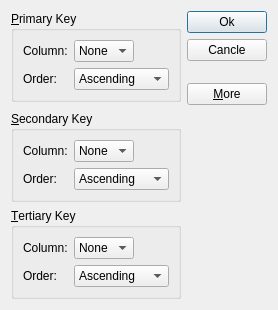
<?xml version="1.0" encoding="UTF-8"?>
<ui version="4.0">
 <class>SortDialog</class>
 <widget class="QDialog" name="SortDialog">
  <property name="geometry">
   <rect>
    <x>0</x>
    <y>0</y>
    <width>254</width>
    <height>310</height>
   </rect>
  </property>
  <property name="windowTitle">
   <string>Sort</string>
  </property>
  <layout class="QGridLayout" name="gridLayout_4">
   <item row="0" column="0">
    <widget class="QGroupBox" name="groupBox_1">
     <property name="title">
      <string>&amp;Primary Key</string>
     </property>
     <layout class="QGridLayout" name="gridLayout">
      <item row="0" column="1">
       <widget class="QComboBox" name="comboBoxColumn_1">
        <item>
         <property name="text">
          <string>None</string>
         </property>
        </item>
       </widget>
      </item>
      <item row="2" column="0">
       <widget class="QLabel" name="label_2">
        <property name="text">
         <string>Order:</string>
        </property>
       </widget>
      </item>
      <item row="0" column="0">
       <widget class="QLabel" name="label">
        <property name="text">
         <string>Column:</string>
        </property>
       </widget>
      </item>
      <item row="2" column="1" colspan="2">
       <widget class="QComboBox" name="comboBox_2">
        <item>
         <property name="text">
          <string>Ascending</string>
         </property>
        </item>
        <item>
         <property name="text">
          <string>Descending</string>
         </property>
        </item>
       </widget>
      </item>
      <item row="0" column="2">
       <spacer name="horizontalSpacer">
        <property name="orientation">
         <enum>Qt::Horizontal</enum>
        </property>
        <property name="sizeHint" stdset="0">
         <size>
          <width>40</width>
          <height>20</height>
         </size>
        </property>
       </spacer>
      </item>
     </layout>
    </widget>
   </item>
   <item row="1" column="0">
    <spacer name="verticalSpacer_2">
     <property name="orientation">
      <enum>Qt::Vertical</enum>
     </property>
     <property name="sizeHint" stdset="0">
      <size>
       <width>20</width>
       <height>0</height>
      </size>
     </property>
    </spacer>
   </item>
   <item row="2" column="0">
    <widget class="QGroupBox" name="groupBox_2">
     <property name="title">
      <string>&amp;Secondary Key</string>
     </property>
     <layout class="QGridLayout" name="gridLayout_2">
      <item row="0" column="0">
       <widget class="QLabel" name="label_3">
        <property name="text">
         <string>Column:</string>
        </property>
       </widget>
      </item>
      <item row="0" column="1">
       <widget class="QComboBox" name="comboBoxColumn_2">
        <item>
         <property name="text">
          <string>None</string>
         </property>
        </item>
       </widget>
      </item>
      <item row="1" column="0">
       <widget class="QLabel" name="label_4">
        <property name="text">
         <string>Order:</string>
        </property>
       </widget>
      </item>
      <item row="1" column="1" colspan="2">
       <widget class="QComboBox" name="comboBox_4">
        <item>
         <property name="text">
          <string>Ascending</string>
         </property>
        </item>
        <item>
         <property name="text">
          <string>Descending</string>
         </property>
        </item>
       </widget>
      </item>
      <item row="0" column="2">
       <spacer name="horizontalSpacer_2">
        <property name="orientation">
         <enum>Qt::Horizontal</enum>
        </property>
        <property name="sizeHint" stdset="0">
         <size>
          <width>40</width>
          <height>20</height>
         </size>
        </property>
       </spacer>
      </item>
     </layout>
    </widget>
   </item>
   <item row="3" column="0">
    <widget class="QGroupBox" name="groupBox_3">
     <property name="title">
      <string>&amp;Tertiary Key</string>
     </property>
     <layout class="QGridLayout" name="gridLayout_3">
      <item row="0" column="0">
       <widget class="QLabel" name="label_5">
        <property name="text">
         <string>Column:</string>
        </property>
       </widget>
      </item>
      <item row="0" column="1">
       <widget class="QComboBox" name="comboBoxColumn_3">
        <item>
         <property name="text">
          <string>None</string>
         </property>
        </item>
       </widget>
      </item>
      <item row="1" column="0">
       <widget class="QLabel" name="label_6">
        <property name="text">
         <string>Order:</string>
        </property>
       </widget>
      </item>
      <item row="1" column="1" colspan="2">
       <widget class="QComboBox" name="comboBox_6">
        <item>
         <property name="text">
          <string>Ascending</string>
         </property>
        </item>
        <item>
         <property name="text">
          <string>Descending</string>
         </property>
        </item>
       </widget>
      </item>
      <item row="0" column="2">
       <spacer name="horizontalSpacer_3">
        <property name="orientation">
         <enum>Qt::Horizontal</enum>
        </property>
        <property name="sizeHint" stdset="0">
         <size>
          <width>40</width>
          <height>20</height>
         </size>
        </property>
       </spacer>
      </item>
     </layout>
    </widget>
   </item>
   <item row="0" column="1" rowspan="2">
    <layout class="QVBoxLayout" name="verticalLayout">
     <item>
      <widget class="QPushButton" name="btnOk">
       <property name="text">
        <string>Ok</string>
       </property>
       <property name="default">
        <bool>true</bool>
       </property>
      </widget>
     </item>
     <item>
      <widget class="QPushButton" name="btnCancle">
       <property name="text">
        <string>Cancle</string>
       </property>
      </widget>
     </item>
     <item>
      <spacer name="verticalSpacer">
       <property name="orientation">
        <enum>Qt::Vertical</enum>
       </property>
       <property name="sizeHint" stdset="0">
        <size>
         <width>20</width>
         <height>0</height>
        </size>
       </property>
      </spacer>
     </item>
     <item>
      <widget class="QPushButton" name="btnMore">
       <property name="text">
        <string>&amp;More</string>
       </property>
       <property name="checkable">
        <bool>true</bool>
       </property>
      </widget>
     </item>
    </layout>
   </item>
  </layout>
 </widget>
 <tabstops>
  <tabstop>comboBoxColumn_1</tabstop>
  <tabstop>comboBox_2</tabstop>
  <tabstop>comboBoxColumn_2</tabstop>
  <tabstop>comboBox_4</tabstop>
  <tabstop>comboBoxColumn_3</tabstop>
  <tabstop>comboBox_6</tabstop>
  <tabstop>btnOk</tabstop>
  <tabstop>btnCancle</tabstop>
  <tabstop>btnMore</tabstop>
 </tabstops>
 <resources/>
 <connections>
  <connection>
   <sender>btnOk</sender>
   <signal>clicked()</signal>
   <receiver>SortDialog</receiver>
   <slot>accept()</slot>
   <hints>
    <hint type="sourcelabel">
     <x>216</x>
     <y>23</y>
    </hint>
    <hint type="destinationlabel">
     <x>55</x>
     <y>98</y>
    </hint>
   </hints>
  </connection>
  <connection>
   <sender>btnCancle</sender>
   <signal>clicked()</signal>
   <receiver>SortDialog</receiver>
   <slot>reject()</slot>
   <hints>
    <hint type="sourcelabel">
     <x>229</x>
     <y>49</y>
    </hint>
    <hint type="destinationlabel">
     <x>112</x>
     <y>108</y>
    </hint>
   </hints>
  </connection>
  <connection>
   <sender>btnMore</sender>
   <signal>toggled(bool)</signal>
   <receiver>groupBox_2</receiver>
   <slot>setVisible(bool)</slot>
   <hints>
    <hint type="sourcelabel">
     <x>227</x>
     <y>127</y>
    </hint>
    <hint type="destinationlabel">
     <x>148</x>
     <y>168</y>
    </hint>
   </hints>
  </connection>
  <connection>
   <sender>btnMore</sender>
   <signal>toggled(bool)</signal>
   <receiver>groupBox_3</receiver>
   <slot>setVisible(bool)</slot>
   <hints>
    <hint type="sourcelabel">
     <x>240</x>
     <y>123</y>
    </hint>
    <hint type="destinationlabel">
     <x>164</x>
     <y>258</y>
    </hint>
   </hints>
  </connection>
 </connections>
</ui>
